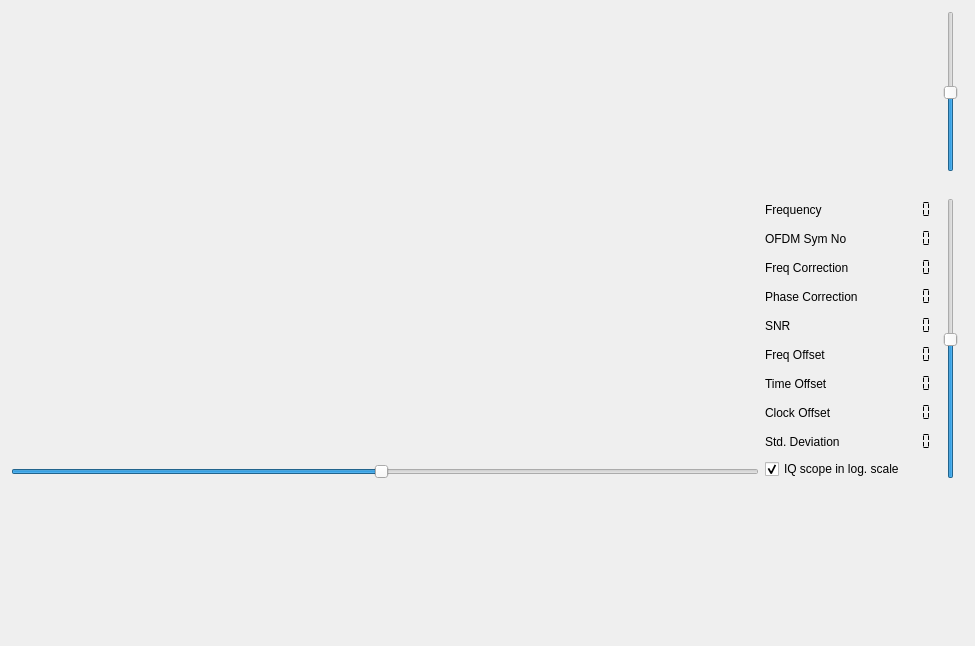
<?xml version="1.0" encoding="UTF-8"?>
<ui version="4.0">
 <class>scopeWidget</class>
 <widget class="QWidget" name="scopeWidget">
  <property name="geometry">
   <rect>
    <x>0</x>
    <y>0</y>
    <width>975</width>
    <height>646</height>
   </rect>
  </property>
  <property name="windowTitle">
   <string>Scope Spectrum Correlation Statistics</string>
  </property>
  <layout class="QVBoxLayout" name="verticalLayout_3">
   <item>
    <layout class="QGridLayout" name="gridLayout_2">
     <item row="0" column="0">
      <layout class="QHBoxLayout" name="horizontalLayout_3">
       <item>
        <widget class="QwtPlot" name="impulseGrid">
         <property name="minimumSize">
          <size>
           <width>0</width>
           <height>150</height>
          </size>
         </property>
         <property name="toolTip">
          <string>&lt;html&gt;&lt;head/&gt;&lt;body&gt;&lt;p&gt;Correlation display. Time synchronization is done by correlation.
                      The correlation result is depicted here. The selected &amp;quot;peak&amp;quot; is the one at (or near) sample 504.&lt;/p&gt;&lt;/body&gt;&lt;/html&gt;
                    </string>
         </property>
        </widget>
       </item>
      </layout>
     </item>
     <item row="0" column="1">
      <layout class="QHBoxLayout" name="horizontalLayout">
       <item>
        <widget class="QSlider" name="scopeAmplification">
         <property name="minimum">
          <number>1</number>
         </property>
         <property name="maximum">
          <number>100</number>
         </property>
         <property name="value">
          <number>50</number>
         </property>
         <property name="orientation">
          <enum>Qt::Vertical</enum>
         </property>
        </widget>
       </item>
       <item>
        <widget class="QwtPlot" name="dabScope">
         <property name="minimumSize">
          <size>
           <width>0</width>
           <height>150</height>
          </size>
         </property>
         <property name="toolTip">
          <string>&lt;html&gt;&lt;head/&gt;&lt;body&gt;&lt;p&gt;Spectrumview. &lt;/p&gt;&lt;p&gt;The spectrum of the incoming
                      signal is shown here.&lt;/p&gt;&lt;/body&gt;&lt;/html&gt;
                    </string>
         </property>
        </widget>
       </item>
      </layout>
     </item>
     <item row="2" column="0">
      <layout class="QHBoxLayout" name="horizontalLayout_4">
       <property name="sizeConstraint">
        <enum>QLayout::SetFixedSize</enum>
       </property>
       <item>
        <layout class="QVBoxLayout" name="verticalLayout">
         <item>
          <widget class="QwtPlot" name="iqDisplay">
           <property name="minimumSize">
            <size>
             <width>100</width>
             <height>100</height>
            </size>
           </property>
           <property name="toolTip">
            <string>&lt;html&gt;&lt;head/&gt;&lt;body&gt;&lt;p&gt;&lt;span style=&quot; font-weight:600;&quot;&gt;IQ
                          constallation of the decoded signal&lt;/span&gt;&lt;/p&gt;&lt;p&gt;Ideally one sees 4 dots, one in each quadrant
                          &lt;/p&gt;&lt;/body&gt;&lt;/html&gt;
                        </string>
           </property>
          </widget>
         </item>
         <item>
          <widget class="QSlider" name="scopeSlider">
           <property name="toolTip">
            <string>&lt;html&gt;&lt;head/&gt;&lt;body&gt;&lt;p&gt;Zoom in/out&lt;/p&gt;&lt;/body&gt;&lt;/html&gt;</string>
           </property>
           <property name="minimum">
            <number>1</number>
           </property>
           <property name="maximum">
            <number>100</number>
           </property>
           <property name="value">
            <number>50</number>
           </property>
           <property name="sliderPosition">
            <number>50</number>
           </property>
           <property name="orientation">
            <enum>Qt::Horizontal</enum>
           </property>
          </widget>
         </item>
        </layout>
       </item>
       <item>
        <layout class="QFormLayout" name="formLayout_2">
         <item row="2" column="0">
          <widget class="QLabel" name="label_6">
           <property name="text">
            <string>Freq Correction</string>
           </property>
          </widget>
         </item>
         <item row="2" column="1">
          <widget class="QLCDNumber" name="correctorDisplay">
           <property name="toolTip">
            <string>&lt;html&gt;&lt;head/&gt;&lt;body&gt;&lt;p&gt;Frequency correction, The software computed an estimate of the
                          frequency offset by lokking at phasedifferences in the samples in the time domain. Based on the difference found a
                          correction factor is applied to the input stream.&lt;/p&gt;&lt;/body&gt;&lt;/html&gt;
                        </string>
           </property>
           <property name="frameShape">
            <enum>QFrame::NoFrame</enum>
           </property>
           <property name="smallDecimalPoint">
            <bool>true</bool>
           </property>
           <property name="digitCount">
            <number>7</number>
           </property>
           <property name="segmentStyle">
            <enum>QLCDNumber::Flat</enum>
           </property>
          </widget>
         </item>
         <item row="4" column="0">
          <widget class="QLabel" name="label_5">
           <property name="text">
            <string>SNR</string>
           </property>
          </widget>
         </item>
         <item row="4" column="1">
          <widget class="QLCDNumber" name="snrDisplay">
           <property name="toolTip">
            <string>&lt;html&gt;&lt;head/&gt;&lt;body&gt;&lt;p&gt;SNR, i.e. Signal Noise ratio, compoted from the difference in
                          signal strength between the datablocks and the nullperiod.&lt;/p&gt;&lt;/body&gt;&lt;/html&gt;
                        </string>
           </property>
           <property name="frameShape">
            <enum>QFrame::NoFrame</enum>
           </property>
           <property name="smallDecimalPoint">
            <bool>true</bool>
           </property>
           <property name="digitCount">
            <number>7</number>
           </property>
           <property name="segmentStyle">
            <enum>QLCDNumber::Flat</enum>
           </property>
          </widget>
         </item>
         <item row="5" column="0">
          <widget class="QLabel" name="label">
           <property name="text">
            <string>Freq Offset</string>
           </property>
          </widget>
         </item>
         <item row="5" column="1">
          <widget class="QLCDNumber" name="frequencyOffsetDisplay">
           <property name="toolTip">
            <string>&lt;html&gt;&lt;head/&gt;&lt;body&gt;&lt;p&gt;Frequeny offset, the computed frequency error, after applying
                          the estimated frequency correction.&lt;/p&gt;&lt;/body&gt;&lt;/html&gt;
                        </string>
           </property>
           <property name="frameShape">
            <enum>QFrame::NoFrame</enum>
           </property>
           <property name="smallDecimalPoint">
            <bool>true</bool>
           </property>
           <property name="digitCount">
            <number>7</number>
           </property>
           <property name="segmentStyle">
            <enum>QLCDNumber::Flat</enum>
           </property>
          </widget>
         </item>
         <item row="6" column="0">
          <widget class="QLabel" name="label_2">
           <property name="text">
            <string>Time Offset</string>
           </property>
          </widget>
         </item>
         <item row="6" column="1">
          <widget class="QLCDNumber" name="timeOffsetDisplay">
           <property name="toolTip">
            <string>&lt;html&gt;&lt;head/&gt;&lt;body&gt;&lt;p&gt;Sample clock offset. &lt;/p&gt;&lt;/body&gt;&lt;/html&gt;
                        </string>
           </property>
           <property name="frameShape">
            <enum>QFrame::NoFrame</enum>
           </property>
           <property name="smallDecimalPoint">
            <bool>true</bool>
           </property>
           <property name="digitCount">
            <number>7</number>
           </property>
           <property name="segmentStyle">
            <enum>QLCDNumber::Flat</enum>
           </property>
          </widget>
         </item>
         <item row="7" column="0">
          <widget class="QLabel" name="label_3">
           <property name="text">
            <string>Clock Offset</string>
           </property>
          </widget>
         </item>
         <item row="7" column="1">
          <widget class="QLCDNumber" name="clockError">
           <property name="toolTip">
            <string>clock offset. The value indicates the number of samples too many or too few for 10 DAB frames (which is
                          about 1 second).
                        </string>
           </property>
           <property name="frameShape">
            <enum>QFrame::NoFrame</enum>
           </property>
           <property name="smallDecimalPoint">
            <bool>true</bool>
           </property>
           <property name="digitCount">
            <number>7</number>
           </property>
           <property name="segmentStyle">
            <enum>QLCDNumber::Flat</enum>
           </property>
          </widget>
         </item>
         <item row="8" column="0">
          <widget class="QLabel" name="label_4">
           <property name="text">
            <string>Std. Deviation</string>
           </property>
          </widget>
         </item>
         <item row="8" column="1">
          <widget class="QLCDNumber" name="quality_display">
           <property name="toolTip">
            <string>Quality indicator: the &quot;quality&quot; of the decoded signal is measured as Modulation Error Rate, using
                          the formula from section 6.9.2 of TR 101 290 Measurement guidelines for DVB.
                          An &quot;ideal&quot; (i.e. synthetic) signal reaches a value of over 20. Poor signals give values around 0
                        </string>
           </property>
           <property name="frameShape">
            <enum>QFrame::NoFrame</enum>
           </property>
           <property name="smallDecimalPoint">
            <bool>true</bool>
           </property>
           <property name="digitCount">
            <number>7</number>
           </property>
           <property name="segmentStyle">
            <enum>QLCDNumber::Flat</enum>
           </property>
          </widget>
         </item>
         <item row="0" column="0">
          <widget class="QLabel" name="label_7">
           <property name="text">
            <string>Frequency</string>
           </property>
          </widget>
         </item>
         <item row="0" column="1">
          <widget class="QLCDNumber" name="frequencyDisplay">
           <property name="frameShape">
            <enum>QFrame::NoFrame</enum>
           </property>
           <property name="smallDecimalPoint">
            <bool>true</bool>
           </property>
           <property name="digitCount">
            <number>7</number>
           </property>
           <property name="segmentStyle">
            <enum>QLCDNumber::Flat</enum>
           </property>
          </widget>
         </item>
         <item row="9" column="0" colspan="2">
          <widget class="QCheckBox" name="cbLogIqScope">
           <property name="text">
            <string>IQ scope in log. scale</string>
           </property>
           <property name="checked">
            <bool>true</bool>
           </property>
          </widget>
         </item>
         <item row="1" column="0">
          <widget class="QLabel" name="label_10">
           <property name="text">
            <string>OFDM Sym No</string>
           </property>
          </widget>
         </item>
         <item row="1" column="1">
          <widget class="QLCDNumber" name="ofdmSymbNo">
           <property name="frameShape">
            <enum>QFrame::NoFrame</enum>
           </property>
           <property name="smallDecimalPoint">
            <bool>true</bool>
           </property>
           <property name="digitCount">
            <number>7</number>
           </property>
           <property name="segmentStyle">
            <enum>QLCDNumber::Flat</enum>
           </property>
          </widget>
         </item>
         <item row="3" column="0">
          <widget class="QLabel" name="label_9">
           <property name="text">
            <string>Phase Correction</string>
           </property>
          </widget>
         </item>
         <item row="3" column="1">
          <widget class="QLCDNumber" name="phaseCorrection">
           <property name="frameShape">
            <enum>QFrame::NoFrame</enum>
           </property>
           <property name="smallDecimalPoint">
            <bool>true</bool>
           </property>
           <property name="digitCount">
            <number>7</number>
           </property>
           <property name="segmentStyle">
            <enum>QLCDNumber::Flat</enum>
           </property>
          </widget>
         </item>
        </layout>
       </item>
      </layout>
     </item>
     <item row="2" column="1">
      <layout class="QHBoxLayout" name="horizontalLayout_2">
       <item>
        <widget class="QSlider" name="dabWaterfallAmplitude">
         <property name="minimum">
          <number>1</number>
         </property>
         <property name="maximum">
          <number>100</number>
         </property>
         <property name="value">
          <number>50</number>
         </property>
         <property name="orientation">
          <enum>Qt::Vertical</enum>
         </property>
        </widget>
       </item>
       <item>
        <widget class="QwtPlot" name="dabWaterfall">
         <property name="minimumSize">
          <size>
           <width>0</width>
           <height>100</height>
          </size>
         </property>
         <property name="toolTip">
          <string>&lt;html&gt;&lt;head/&gt;&lt;body&gt;&lt;p&gt;The waterfall of the spectrum of the incoming signal&lt;/p&gt;&lt;/body&gt;&lt;/html&gt;</string>
         </property>
        </widget>
       </item>
      </layout>
     </item>
     <item row="3" column="0" colspan="2">
      <layout class="QHBoxLayout" name="horizontalLayout_5">
       <item>
        <widget class="QwtPlot" name="phaseCarrPlot">
         <property name="minimumSize">
          <size>
           <width>0</width>
           <height>150</height>
          </size>
         </property>
         <property name="toolTip">
          <string>&lt;html&gt;&lt;head/&gt;&lt;body&gt;&lt;p&gt;&lt;span style=&quot; font-weight:600;&quot;&gt;Phase vs. Carrier&lt;/span&gt;&lt;/p&gt;&lt;p&gt;Shows
                      the phase in degree for each of the single carrier&lt;/p&gt;&lt;/body&gt;&lt;/html&gt;
                    </string>
         </property>
        </widget>
       </item>
      </layout>
     </item>
     <item row="1" column="0" colspan="2">
      <widget class="QLabel" name="indexDisplay">
       <property name="toolTip">
        <string>&lt;html&gt;&lt;head/&gt;&lt;body&gt;&lt;p&gt;If more than one transmitter is detected, the relative distance - in
                  msec - is shown between the arrival time of the data of the transmitter that is used, and the arrival time of the data of
                  the other transmitter.&lt;/p&gt;&lt;/body&gt;&lt;/html&gt;
                </string>
       </property>
       <property name="text">
        <string/>
       </property>
       <property name="alignment">
        <set>Qt::AlignLeading|Qt::AlignLeft|Qt::AlignTop</set>
       </property>
      </widget>
     </item>
    </layout>
   </item>
  </layout>
 </widget>
 <customwidgets>
  <customwidget>
   <class>QwtPlot</class>
   <extends>QFrame</extends>
   <header>qwt_plot.h</header>
   <container>1</container>
  </customwidget>
 </customwidgets>
 <resources>
  <include location="../../../resources.qrc"/>
 </resources>
 <connections/>
</ui>
